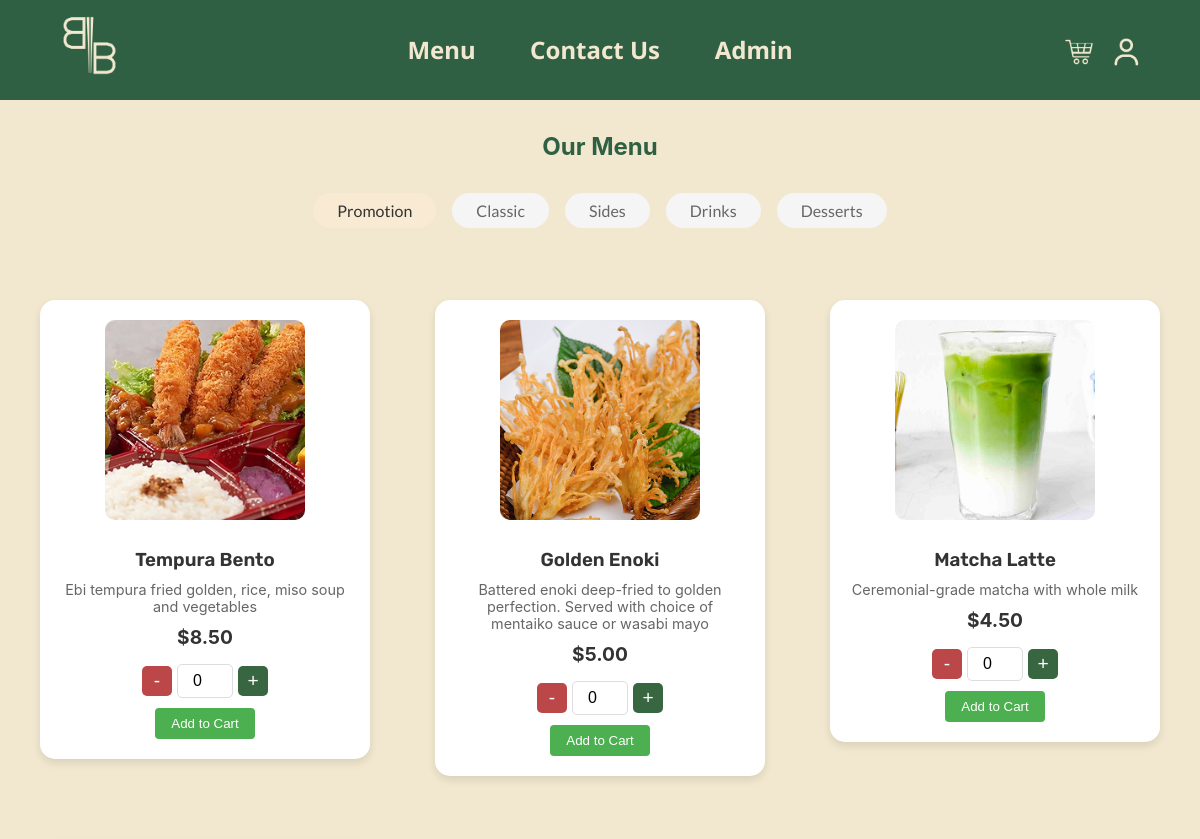
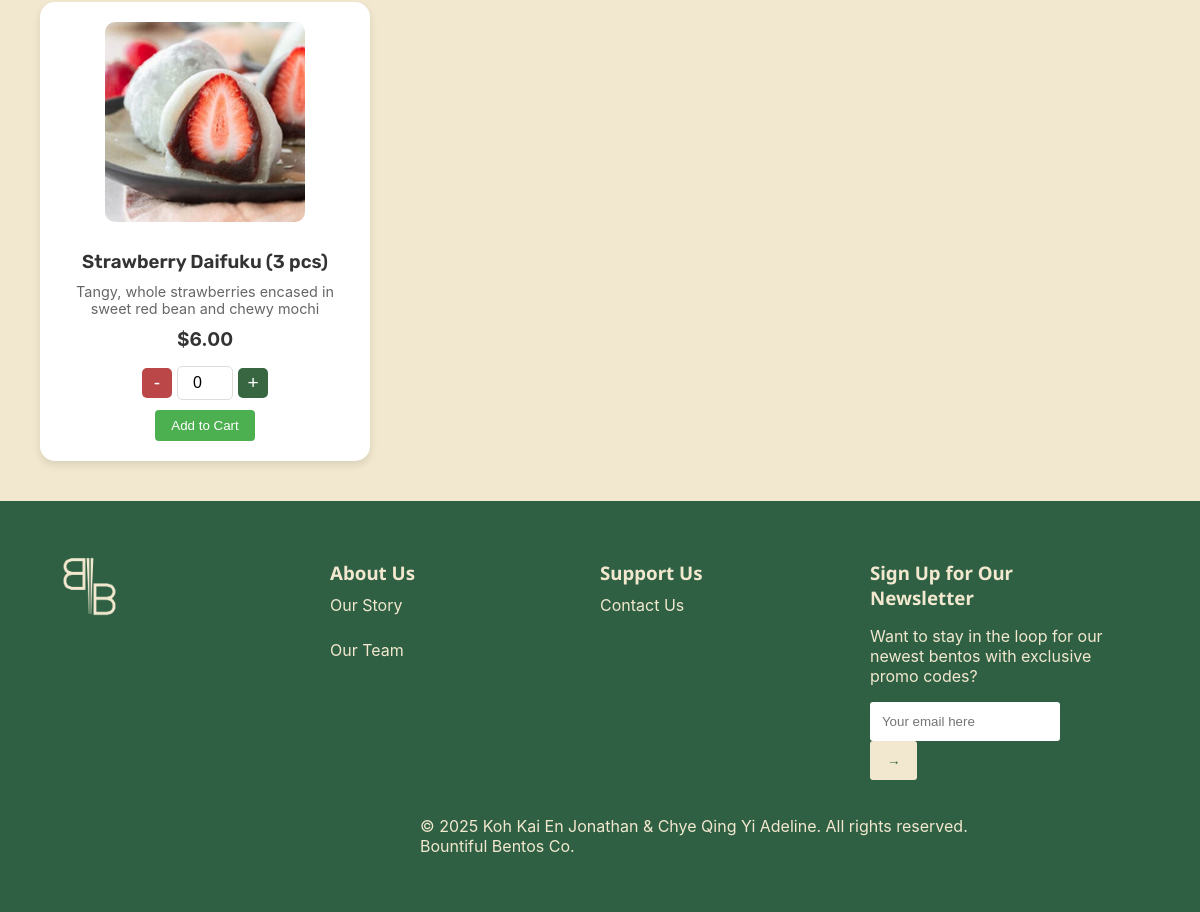
/src/menu.php, run on the app's committed database (2 pictures, top to bottom).
### tables this page shows
CREATE TABLE homeproducts (
  id INT AUTO_INCREMENT PRIMARY KEY,
  name VARCHAR(120) NOT NULL,
  category ENUM('promotion','classic','sides','drinks','desserts') NOT NULL,
  price DECIMAL(7,2) NOT NULL,
  description TEXT,
  image_url VARCHAR(255) DEFAULT NULL
);

### src/menu.php (the view, shortened to what this page needs)
<!DOCTYPE html>
<html>
  <head>
    <link rel="stylesheet" href="../styles/styles.css">
  </head>
  <body>
    <header class="navbar">
      <div class="nav-container">
        <a href="../index.php"><img src="../assets/images/BountifulBentos_Logo_Cream.png" alt="Logo" class="logo"></a>
        <nav class="nav-links">
          <a href="menu.php">Menu</a>
          <a href="contact.html">Contact Us</a>
          <a href="admin.html">Admin</a>
        </nav>
        <div class="nav-icons">
          <a href="cart.php"><img src="../assets/images/Cart_BB.png" alt="Cart" class="icon"></a>
          <a href="login.html"><img src="../assets/images/User_BB.png" alt="Login" class="icon"></a>
        </div>
      </div>
    </header>
    <section class="menu">
      <h2>Our Menu</h2>
      <div class="menu-sections">
        <?php
        include_once '../api/db_connect.php';
        $categories = ['Promotion', 'Classic', 'Sides', 'Drinks', 'Desserts'];
        foreach($categories as $category) {
            $activeClass = ($category === 'Promotion') ? 'active' : '';
            echo "<button class='category-btn $activeClass' data-category='$category'>$category</button>";
        }
        ?>
      </div>
      <div class="menu-items">
        <?php
        foreach($categories as $category) {
            $sql = "SELECT * FROM homeproducts WHERE category = ?";
            $stmt = $conn->prepare($sql);
            $stmt->bind_param("s", $category);
            $stmt->execute();
            $result = $stmt->get_result();
            $display = ($category === 'Promotion') ? 'block' : 'none';
            echo "<div class='menu-category' id='$category' style='display: $display;'>";
            echo "<table width='100%' cellpadding='10'>";
            $itemCount = 0;
            while($item = $result->fetch_assoc()) {
                if($itemCount % 3 == 0) {
                    if($itemCount > 0) echo "</tr>";
                    echo "<tr>";
                }
                echo "<td align='center' width='33%'>";
                echo "<div class='menu-item'>";
                if($item['image_url']) {
                    echo "<img src='../{$item['image_url']}' alt='{$item['name']}' style='width:200px;height:200px;'><br>";
                }
                echo "<h3>" . htmlspecialchars($item['name']) . "</h3>";
                echo "<p>" . htmlspecialchars($item['description']) . "</p>";
                echo "<p class='price'>$" . number_format($item['price'], 2) . "</p>";
                echo "<form method='post' action=''>";
                echo "<div class='quantity-controls'>";
                echo "<button type='button' class='qty-btn-minus' onclick='decreaseQty(this)'>-</button>";
                echo "<input type='number' name='quantity' value='0' min='0' class='qty-input'>";
                echo "<button type='button' class='qty-btn-plus' onclick='increaseQty(this)'>+</button>";
                echo "</div>";
                echo "<button type='submit' class='add-to-cart-btn'>Add to Cart</button>";
                echo "</form>";
                echo "</div>";
                echo "</td>";
                $itemCount++;
            }
            while($itemCount % 3 !== 0) {
                echo "<td width='33%'></td>";
                $itemCount++;
            }
            echo "</tr>";
            echo "</table>";
            echo "</div>";
        }
        ?>
      </div>
    </section>
    <footer class="footer">
      <div class="footer-container">
        <div class="footer-column">
          <img src="../assets/images/BountifulBentos_Logo_Cream.png" alt="Logo" class="logo">
        </div>
        <div class="footer-column">
          <h3>About Us</h3>
          <a href="our_story.html">Our Story</a><br>
          <a href="our_team.html">Our Team</a>
        </div>
        <div class="footer-column">
          <h3>Support Us</h3>
          <a href="contact.html">Contact Us</a><br>
        </div>
        <div class="footer-column">
          <h3>Sign Up for Our Newsletter</h3>
          <p>Want to stay in the loop for our newest bentos with exclusive promo codes?</p>
          <form id="newsletterForm">
            <input type="email" id="newsletterEmail" placeholder="Your email here" required>
              <button type="submit">→</button>
          </form>
        </div>
      </div>
      <div class="copywrite">
        <br><p>© 2025 Koh Kai En Jonathan & Chye Qing Yi Adeline. All rights reserved. Bountiful Bentos Co.</p>
      </div>
    </footer>
  </body>
</html>

### styles/styles.css (style rules this page uses)
body { margin: 0; font-family: 'Inter', sans-serif; background-color: #F2E8CF; color: #2f6043; }
.navbar { background-color: #2f6043; color: #F2E8CF; height: 100px; line-height: 100px; width: 100%; overflow: hidden; position: relative; }
.nav-container { width: 90%; margin: 0 auto; }
.logo { float: left; height: 60px; margin-top: 15px; }
.nav-links { position: absolute; left: 50%; transform: translateX(-50%); }
.nav-links a { color: #F2E8CF; text-decoration: none; font-family: 'Noto Sans', sans-serif; font-weight: bold; font-size: 24px; margin: 0 25px; }
.nav-icons { float: right; }
.nav-icons img { width: 28px; margin-left: 15px; vertical-align: middle; }
.navbar::after { content: ""; display: block; clear: both; }
footer { background-color: #2f6043; color: #F2E8CF; padding: 40px 0; }
.footer-container { width: 90%; margin: 0 auto; overflow: hidden; }
.footer-column { float: left; width: 22%; margin-right: 3%; }
.footer-column h3 { font-family: 'Noto Sans', sans-serif; color: #F2E8CF; margin-bottom: 10px; font-style: bold; }
.footer-column a { color: #F2E8CF; text-decoration: none; display: block; margin-bottom: 5px; }
.footer-column input[type="email"] { width: 70%; padding: 12px; border: none; border-radius: 3px; }
.footer-column button { width: 20%; padding: 12px; border: none; background-color: #F2E8CF; color: #2f6043; border-radius: 3px; cursor: pointer; }
.footer-container::after { content: ""; display: block; clear: both; }
.copywrite { width: 50%; padding-left: 420px; }

### data on the page
homeproducts: image_url (picture), name "Tempura Bento", description "Ebi tempura fried golden, rice, miso soup and vegetables", price "8.50"
homeproducts: image_url (picture), name "Golden Enoki", description "Battered enoki deep-fried to golden perfection. Served with choice of mentaiko sauce or wasabi mayo", price "5.00"
homeproducts: image_url (picture), name "Matcha Latte", description "Ceremonial-grade matcha with whole milk", price "4.50"
homeproducts: image_url (picture), name "Strawberry Daifuku (3 pcs)", description "Tangy, whole strawberries encased in sweet red bean and chewy mochi", price "6.00"

### other printed values
$category "Promotion"
$category "Classic"
$category "Sides"
$category "Drinks"
$category "Desserts"
